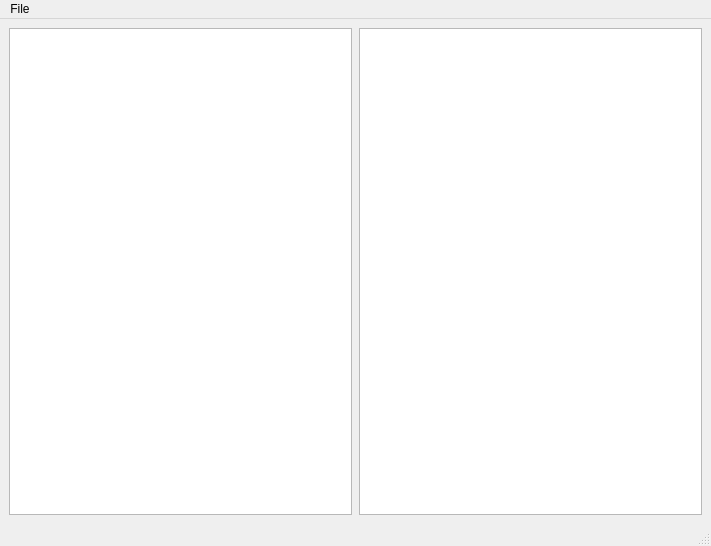
<?xml version="1.0" encoding="UTF-8"?>
<ui version="4.0">
 <class>MainWindow</class>
 <widget class="QMainWindow" name="MainWindow">
  <property name="geometry">
   <rect>
    <x>0</x>
    <y>0</y>
    <width>711</width>
    <height>546</height>
   </rect>
  </property>
  <property name="windowTitle">
   <string>MainWindow</string>
  </property>
  <widget class="QWidget" name="centralwidget">
   <layout class="QGridLayout" name="gridLayout_2">
    <item row="0" column="0">
     <layout class="QGridLayout" name="gridLayout_3" rowstretch="0" columnstretch="0,0">
      <property name="spacing">
       <number>7</number>
      </property>
      <item row="0" column="0">
       <widget class="QTreeView" name="treeView">
        <property name="iconSize">
         <size>
          <width>16</width>
          <height>16</height>
         </size>
        </property>
       </widget>
      </item>
      <item row="0" column="1">
       <widget class="QTextEdit" name="textEdit">
        <property name="readOnly">
         <bool>true</bool>
        </property>
       </widget>
      </item>
     </layout>
    </item>
   </layout>
  </widget>
  <widget class="QMenuBar" name="menubar">
   <property name="geometry">
    <rect>
     <x>0</x>
     <y>0</y>
     <width>711</width>
     <height>22</height>
    </rect>
   </property>
   <widget class="QMenu" name="menuFile">
    <property name="title">
     <string>File</string>
    </property>
    <addaction name="actionOpen"/>
    <addaction name="actionClose"/>
   </widget>
   <addaction name="menuFile"/>
  </widget>
  <widget class="QStatusBar" name="statusbar"/>
  <action name="actionOpen">
   <property name="text">
    <string>Open</string>
   </property>
  </action>
  <action name="actionClose">
   <property name="text">
    <string>Close</string>
   </property>
   <property name="menuRole">
    <enum>QAction::NoRole</enum>
   </property>
  </action>
 </widget>
 <resources/>
 <connections>
  <connection>
   <sender>actionClose</sender>
   <signal>triggered()</signal>
   <receiver>MainWindow</receiver>
   <slot>close()</slot>
   <hints>
    <hint type="sourcelabel">
     <x>-1</x>
     <y>-1</y>
    </hint>
    <hint type="destinationlabel">
     <x>213</x>
     <y>165</y>
    </hint>
   </hints>
  </connection>
 </connections>
</ui>
